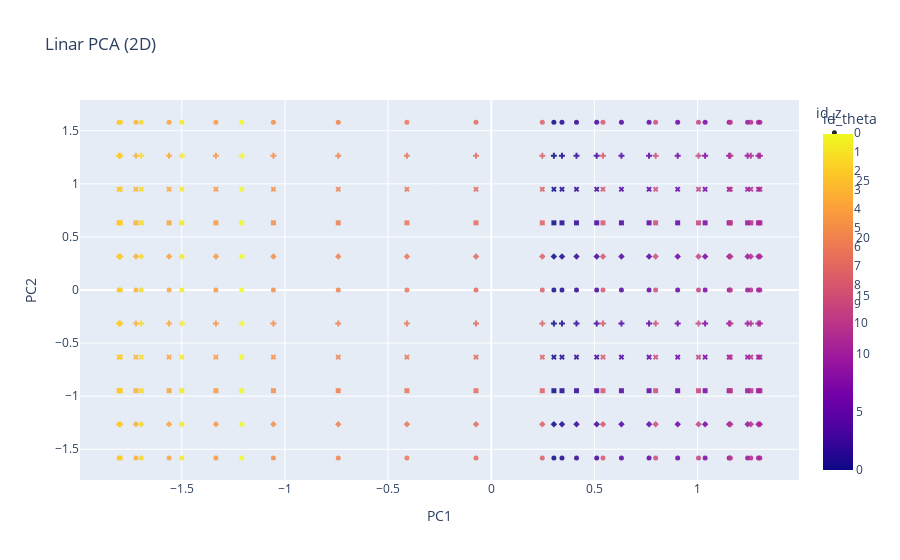

Notebook source saved alongside this figure:
### Code cell
fig_pca = px.scatter(
    df_pca, x="PC1", y="PC2",
    color="id_theta", symbol="id_z",
    title="Linar PCA (2D)",
    opacity=0.85
)
fig_pca.update_traces(marker=dict(size=5))
fig_pca.show()

### Figure 1 — Plotly figure (JSON) as saved in the notebook; plotly's stock layout.template omitted (floating-point values rounded to 4 significant figures)
{"data": [{"hovertemplate": "id_z=0<br>PC1=%{x}<br>PC2=%{y}<br>id_theta=%{marker.color}<extra></extra>", "legendgroup": "0", "marker": {"color": [0, 1, 2, 3, 4, 5, 6, 7, 8, 9, 10, 11, 12, 13, 14, 15, 16, 17, 18, 19, 20, 21, 22, 23, 24, 25, 26, 27, 28, 29], "coloraxis": "coloraxis", "opacity": 0.85, "size": 5, "symbol": "circle"}, "mode": "markers", "name": "0", "orientation": "v", "showlegend": true, "type": "scatter", "x": [0.3036, 0.3428, 0.4131, 0.511, 0.6308, 0.7648, 0.9035, 1.036, 1.153, 1.242, 1.295, 1.302, 1.258, 1.159, 1.004, 0.7967, 0.5414, 0.2473, -0.07401, -0.4089, -0.7416, -1.056, -1.335, -1.562, -1.722, -1.804, -1.797, -1.696, -1.5, -1.21], "xaxis": "x", "y": [-1.581, -1.581, -1.581, -1.581, -1.581, -1.581, -1.581, -1.581, -1.581, -1.581, -1.581, -1.581, -1.581, -1.581, -1.581, -1.581, -1.581, -1.581, -1.581, -1.581, -1.581, -1.581, -1.581, -1.581, -1.581, -1.581, -1.581, -1.581, -1.581, -1.581], "yaxis": "y"}, {"hovertemplate": "id_z=1<br>PC1=%{x}<br>PC2=%{y}<br>id_theta=%{marker.color}<extra></extra>", "legendgroup": "1", "marker": {"color": [0, 1, 2, 3, 4, 5, 6, 7, 8, 9, 10, 11, 12, 13, 14, 15, 16, 17, 18, 19, 20, 21, 22, 23, 24, 25, 26, 27, 28, 29], "coloraxis": "coloraxis", "opacity": 0.85, "size": 5, "symbol": "diamond"}, "mode": "markers", "name": "1", "orientation": "v", "showlegend": true, "type": "scatter", "x": [0.3036, 0.3428, 0.4131, 0.511, 0.6308, 0.7648, 0.9035, 1.036, 1.153, 1.242, 1.295, 1.302, 1.258, 1.159, 1.004, 0.7967, 0.5414, 0.2473, -0.07401, -0.4089, -0.7416, -1.056, -1.335, -1.562, -1.722, -1.804, -1.797, -1.696, -1.5, -1.21], "xaxis": "x", "y": [-1.265, -1.265, -1.265, -1.265, -1.265, -1.265, -1.265, -1.265, -1.265, -1.265, -1.265, -1.265, -1.265, -1.265, -1.265, -1.265, -1.265, -1.265, -1.265, -1.265, -1.265, -1.265, -1.265, -1.265, -1.265, -1.265, -1.265, -1.265, -1.265, -1.265], "yaxis": "y"}, {"hovertemplate": "id_z=2<br>PC1=%{x}<br>PC2=%{y}<br>id_theta=%{marker.color}<extra></extra>", "legendgroup": "2", "marker": {"color": [0, 1, 2, 3, 4, 5, 6, 7, 8, 9, 10, 11, 12, 13, 14, 15, 16, 17, 18, 19, 20, 21, 22, 23, 24, 25, 26, 27, 28, 29], "coloraxis": "coloraxis", "opacity": 0.85, "size": 5, "symbol": "square"}, "mode": "markers", "name": "2", "orientation": "v", "showlegend": true, "type": "scatter", "x": [0.3036, 0.3428, 0.4131, 0.511, 0.6308, 0.7648, 0.9035, 1.036, 1.153, 1.242, 1.295, 1.302, 1.258, 1.159, 1.004, 0.7967, 0.5414, 0.2473, -0.07401, -0.4089, -0.7416, -1.056, -1.335, -1.562, -1.722, -1.804, -1.797, -1.696, -1.5, -1.21], "xaxis": "x", "y": [-0.9487, -0.9487, -0.9487, -0.9487, -0.9487, -0.9487, -0.9487, -0.9487, -0.9487, -0.9487, -0.9487, -0.9487, -0.9487, -0.9487, -0.9487, -0.9487, -0.9487, -0.9487, -0.9487, -0.9487, -0.9487, -0.9487, -0.9487, -0.9487, -0.9487, -0.9487, -0.9487, -0.9487, -0.9487, -0.9487], "yaxis": "y"}, {"hovertemplate": "id_z=3<br>PC1=%{x}<br>PC2=%{y}<br>id_theta=%{marker.color}<extra></extra>", "legendgroup": "3", "marker": {"color": [0, 1, 2, 3, 4, 5, 6, 7, 8, 9, 10, 11, 12, 13, 14, 15, 16, 17, 18, 19, 20, 21, 22, 23, 24, 25, 26, 27, 28, 29], "coloraxis": "coloraxis", "opacity": 0.85, "size": 5, "symbol": "x"}, "mode": "markers", "name": "3", "orientation": "v", "showlegend": true, "type": "scatter", "x": [0.3036, 0.3428, 0.4131, 0.511, 0.6308, 0.7648, 0.9035, 1.036, 1.153, 1.242, 1.295, 1.302, 1.258, 1.159, 1.004, 0.7967, 0.5414, 0.2473, -0.07401, -0.4089, -0.7416, -1.056, -1.335, -1.562, -1.722, -1.804, -1.797, -1.696, -1.5, -1.21], "xaxis": "x", "y": [-0.6325, -0.6325, -0.6325, -0.6325, -0.6325, -0.6325, -0.6325, -0.6325, -0.6325, -0.6325, -0.6325, -0.6325, -0.6325, -0.6325, -0.6325, -0.6325, -0.6325, -0.6325, -0.6325, -0.6325, -0.6325, -0.6325, -0.6325, -0.6325, -0.6325, -0.6325, -0.6325, -0.6325, -0.6325, -0.6325], "yaxis": "y"}, {"hovertemplate": "id_z=4<br>PC1=%{x}<br>PC2=%{y}<br>id_theta=%{marker.color}<extra></extra>", "legendgroup": "4", "marker": {"color": [0, 1, 2, 3, 4, 5, 6, 7, 8, 9, 10, 11, 12, 13, 14, 15, 16, 17, 18, 19, 20, 21, 22, 23, 24, 25, 26, 27, 28, 29], "coloraxis": "coloraxis", "opacity": 0.85, "size": 5, "symbol": "cross"}, "mode": "markers", "name": "4", "orientation": "v", "showlegend": true, "type": "scatter", "x": [0.3036, 0.3428, 0.4131, 0.511, 0.6308, 0.7648, 0.9035, 1.036, 1.153, 1.242, 1.295, 1.302, 1.258, 1.159, 1.004, 0.7967, 0.5414, 0.2473, -0.07401, -0.4089, -0.7416, -1.056, -1.335, -1.562, -1.722, -1.804, -1.797, -1.696, -1.5, -1.21], "xaxis": "x", "y": [-0.3162, -0.3162, -0.3162, -0.3162, -0.3162, -0.3162, -0.3162, -0.3162, -0.3162, -0.3162, -0.3162, -0.3162, -0.3162, -0.3162, -0.3162, -0.3162, -0.3162, -0.3162, -0.3162, -0.3162, -0.3162, -0.3162, -0.3162, -0.3162, -0.3162, -0.3162, -0.3162, -0.3162, -0.3162, -0.3162], "yaxis": "y"}, {"hovertemplate": "id_z=5<br>PC1=%{x}<br>PC2=%{y}<br>id_theta=%{marker.color}<extra></extra>", "legendgroup": "5", "marker": {"color": [0, 1, 2, 3, 4, 5, 6, 7, 8, 9, 10, 11, 12, 13, 14, 15, 16, 17, 18, 19, 20, 21, 22, 23, 24, 25, 26, 27, 28, 29], "coloraxis": "coloraxis", "opacity": 0.85, "size": 5, "symbol": "circle"}, "mode": "markers", "name": "5", "orientation": "v", "showlegend": true, "type": "scatter", "x": [0.3036, 0.3428, 0.4131, 0.511, 0.6308, 0.7648, 0.9035, 1.036, 1.153, 1.242, 1.295, 1.302, 1.258, 1.159, 1.004, 0.7967, 0.5414, 0.2473, -0.07401, -0.4089, -0.7416, -1.056, -1.335, -1.562, -1.722, -1.804, -1.797, -1.696, -1.5, -1.21], "xaxis": "x", "y": [-5e-17, -4.703e-17, -4.345e-17, -3.957e-17, -3.574e-17, -3.231e-17, -2.964e-17, -2.806e-17, -2.785e-17, -2.923e-17, -3.231e-17, -3.713e-17, -4.361e-17, -5.156e-17, -6.07e-17, -7.066e-17, -8.098e-17, -9.114e-17, -1.006e-16, -1.088e-16, -1.153e-16, -1.195e-16, -1.212e-16, -1.199e-16, -1.155e-16, -1.08e-16, -9.757e-17, -8.443e-17, -6.902e-17, -5.188e-17], "yaxis": "y"}, {"hovertemplate": "id_z=6<br>PC1=%{x}<br>PC2=%{y}<br>id_theta=%{marker.color}<extra></extra>", "legendgroup": "6", "marker": {"color": [0, 1, 2, 3, 4, 5, 6, 7, 8, 9, 10, 11, 12, 13, 14, 15, 16, 17, 18, 19, 20, 21, 22, 23, 24, 25, 26, 27, 28, 29], "coloraxis": "coloraxis", "opacity": 0.85, "size": 5, "symbol": "diamond"}, "mode": "markers", "name": "6", "orientation": "v", "showlegend": true, "type": "scatter", "x": [0.3036, 0.3428, 0.4131, 0.511, 0.6308, 0.7648, 0.9035, 1.036, 1.153, 1.242, 1.295, 1.302, 1.258, 1.159, 1.004, 0.7967, 0.5414, 0.2473, -0.07401, -0.4089, -0.7416, -1.056, -1.335, -1.562, -1.722, -1.804, -1.797, -1.696, -1.5, -1.21], "xaxis": "x", "y": [0.3162, 0.3162, 0.3162, 0.3162, 0.3162, 0.3162, 0.3162, 0.3162, 0.3162, 0.3162, 0.3162, 0.3162, 0.3162, 0.3162, 0.3162, 0.3162, 0.3162, 0.3162, 0.3162, 0.3162, 0.3162, 0.3162, 0.3162, 0.3162, 0.3162, 0.3162, 0.3162, 0.3162, 0.3162, 0.3162], "yaxis": "y"}, {"hovertemplate": "id_z=7<br>PC1=%{x}<br>PC2=%{y}<br>id_theta=%{marker.color}<extra></extra>", "legendgroup": "7", "marker": {"color": [0, 1, 2, 3, 4, 5, 6, 7, 8, 9, 10, 11, 12, 13, 14, 15, 16, 17, 18, 19, 20, 21, 22, 23, 24, 25, 26, 27, 28, 29], "coloraxis": "coloraxis", "opacity": 0.85, "size": 5, "symbol": "square"}, "mode": "markers", "name": "7", "orientation": "v", "showlegend": true, "type": "scatter", "x": [0.3036, 0.3428, 0.4131, 0.511, 0.6308, 0.7648, 0.9035, 1.036, 1.153, 1.242, 1.295, 1.302, 1.258, 1.159, 1.004, 0.7967, 0.5414, 0.2473, -0.07401, -0.4089, -0.7416, -1.056, -1.335, -1.562, -1.722, -1.804, -1.797, -1.696, -1.5, -1.21], "xaxis": "x", "y": [0.6325, 0.6325, 0.6325, 0.6325, 0.6325, 0.6325, 0.6325, 0.6325, 0.6325, 0.6325, 0.6325, 0.6325, 0.6325, 0.6325, 0.6325, 0.6325, 0.6325, 0.6325, 0.6325, 0.6325, 0.6325, 0.6325, 0.6325, 0.6325, 0.6325, 0.6325, 0.6325, 0.6325, 0.6325, 0.6325], "yaxis": "y"}, {"hovertemplate": "id_z=8<br>PC1=%{x}<br>PC2=%{y}<br>id_theta=%{marker.color}<extra></extra>", "legendgroup": "8", "marker": {"color": [0, 1, 2, 3, 4, 5, 6, 7, 8, 9, 10, 11, 12, 13, 14, 15, 16, 17, 18, 19, 20, 21, 22, 23, 24, 25, 26, 27, 28, 29], "coloraxis": "coloraxis", "opacity": 0.85, "size": 5, "symbol": "x"}, "mode": "markers", "name": "8", "orientation": "v", "showlegend": true, "type": "scatter", "x": [0.3036, 0.3428, 0.4131, 0.511, 0.6308, 0.7648, 0.9035, 1.036, 1.153, 1.242, 1.295, 1.302, 1.258, 1.159, 1.004, 0.7967, 0.5414, 0.2473, -0.07401, -0.4089, -0.7416, -1.056, -1.335, -1.562, -1.722, -1.804, -1.797, -1.696, -1.5, -1.21], "xaxis": "x", "y": [0.9487, 0.9487, 0.9487, 0.9487, 0.9487, 0.9487, 0.9487, 0.9487, 0.9487, 0.9487, 0.9487, 0.9487, 0.9487, 0.9487, 0.9487, 0.9487, 0.9487, 0.9487, 0.9487, 0.9487, 0.9487, 0.9487, 0.9487, 0.9487, 0.9487, 0.9487, 0.9487, 0.9487, 0.9487, 0.9487], "yaxis": "y"}, {"hovertemplate": "id_z=9<br>PC1=%{x}<br>PC2=%{y}<br>id_theta=%{marker.color}<extra></extra>", "legendgroup": "9", "marker": {"color": [0, 1, 2, 3, 4, 5, 6, 7, 8, 9, 10, 11, 12, 13, 14, 15, 16, 17, 18, 19, 20, 21, 22, 23, 24, 25, 26, 27, 28, 29], "coloraxis": "coloraxis", "opacity": 0.85, "size": 5, "symbol": "cross"}, "mode": "markers", "name": "9", "orientation": "v", "showlegend": true, "type": "scatter", "x": [0.3036, 0.3428, 0.4131, 0.511, 0.6308, 0.7648, 0.9035, 1.036, 1.153, 1.242, 1.295, 1.302, 1.258, 1.159, 1.004, 0.7967, 0.5414, 0.2473, -0.07401, -0.4089, -0.7416, -1.056, -1.335, -1.562, -1.722, -1.804, -1.797, -1.696, -1.5, -1.21], "xaxis": "x", "y": [1.265, 1.265, 1.265, 1.265, 1.265, 1.265, 1.265, 1.265, 1.265, 1.265, 1.265, 1.265, 1.265, 1.265, 1.265, 1.265, 1.265, 1.265, 1.265, 1.265, 1.265, 1.265, 1.265, 1.265, 1.265, 1.265, 1.265, 1.265, 1.265, 1.265], "yaxis": "y"}, {"hovertemplate": "id_z=10<br>PC1=%{x}<br>PC2=%{y}<br>id_theta=%{marker.color}<extra></extra>", "legendgroup": "10", "marker": {"color": [0, 1, 2, 3, 4, 5, 6, 7, 8, 9, 10, 11, 12, 13, 14, 15, 16, 17, 18, 19, 20, 21, 22, 23, 24, 25, 26, 27, 28, 29], "coloraxis": "coloraxis", "opacity": 0.85, "size": 5, "symbol": "circle"}, "mode": "markers", "name": "10", "orientation": "v", "showlegend": true, "type": "scatter", "x": [0.3036, 0.3428, 0.4131, 0.511, 0.6308, 0.7648, 0.9035, 1.036, 1.153, 1.242, 1.295, 1.302, 1.258, 1.159, 1.004, 0.7967, 0.5414, 0.2473, -0.07401, -0.4089, -0.7416, -1.056, -1.335, -1.562, -1.722, -1.804, -1.797, -1.696, -1.5, -1.21], "xaxis": "x", "y": [1.581, 1.581, 1.581, 1.581, 1.581, 1.581, 1.581, 1.581, 1.581, 1.581, 1.581, 1.581, 1.581, 1.581, 1.581, 1.581, 1.581, 1.581, 1.581, 1.581, 1.581, 1.581, 1.581, 1.581, 1.581, 1.581, 1.581, 1.581, 1.581, 1.581], "yaxis": "y"}], "layout": {"coloraxis": {"colorbar": {"title": {"text": "id_theta"}}, "colorscale": [[0, "#0d0887"], [0.1111, "#46039f"], [0.2222, "#7201a8"], [0.3333, "#9c179e"], [0.4444, "#bd3786"], [0.5556, "#d8576b"], [0.6667, "#ed7953"], [0.7778, "#fb9f3a"], [0.8889, "#fdca26"], [1, "#f0f921"]]}, "legend": {"title": {"text": "id_z"}, "tracegroupgap": 0}, "title": {"text": "Linar PCA (2D)"}, "xaxis": {"anchor": "y", "domain": [0, 1], "title": {"text": "PC1"}}, "yaxis": {"anchor": "x", "domain": [0, 1], "title": {"text": "PC2"}}}}
